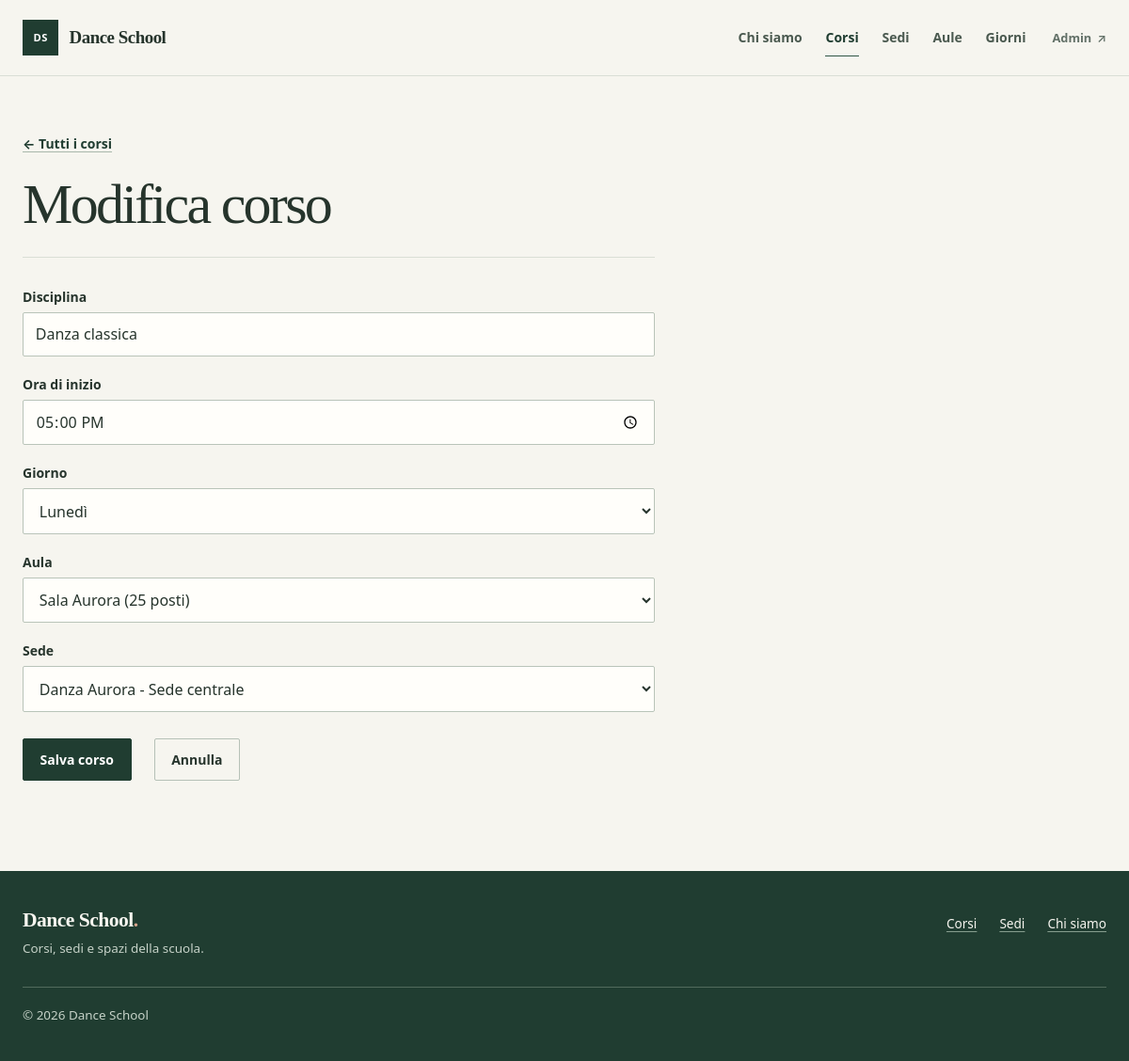
Screenshot of /school/courses/1/edit/ with the database file from the repository.
### school/models.py (models this page shows, shortened)
class Course(models.Model):
    subject = models.CharField(max_length=100)
    day_of_the_week = models.ForeignKey(
        DayOfTheWeek,
        on_delete=models.CASCADE,
        related_name="courses",
    )
    starting_hour = models.TimeField()
    classroom = models.ForeignKey(
        Classroom,
        on_delete=models.CASCADE,
        related_name="courses",
    )
    school = models.ForeignKey(
        "schoolmanagement.School",
        on_delete=models.CASCADE,
        related_name="courses",
    )

### school/views.py (the view, shortened to what this page needs)
class CourseUpdateView(generic.UpdateView):
    model = Course
    form_class = CourseForm
    template_name = "school/course_form.html"

### school/forms.py
class CourseForm(forms.ModelForm):
    def __init__(self, *args, **kwargs):
        super().__init__(*args, **kwargs)
        for field_name in ("day_of_the_week", "classroom", "school"):
            self.fields[field_name].empty_label = "Seleziona un’opzione"
    class Meta:
        model = Course
        fields = [
            "subject",
            "starting_hour",
            "day_of_the_week",
            "classroom",
            "school",
        ]
        widgets = {
            "starting_hour": forms.TimeInput(attrs={"type": "time"}, format="%H:%M"),
        }

### school/models.py (called while the page is built)
    def __str__(self):
        return self.name

    def __str__(self):
        return f"{self.name} ({self.capacity} posti)"

### schoolmanagement/models.py (called while the page is built)
    def __str__(self):
        return self.name

### school/templates/school/course_form.html (shortened to what this page needs)
{% extends "base.html" %}
{% load i18n %}
{% block content %}
    <section class="form-page">
        <header class="page-header">
            <a class="back-link" href="{% url 'course_list' %}">← Tutti i corsi</a>
            <h1>{% if object.pk %}Modifica corso{% else %}Nuovo corso{% endif %}</h1>
        </header>
        {% language "it" %}
        <form class="object-form" method="post" novalidate>
            {% for field in form.visible_fields %}
                <div class="form-field{% if field.errors %} form-field--invalid{% endif %}">
                    <label for="{{ field.id_for_label }}">
                        {% if field.name == "subject" %}Disciplina
                        {% elif field.name == "starting_hour" %}Ora di inizio
                        {% elif field.name == "day_of_the_week" %}Giorno
                        {% elif field.name == "classroom" %}Aula
                        {% elif field.name == "school" %}Sede
                        {% else %}{{ field.label }}{% endif %}
                    </label>
                    {{ field }}
                </div>
            {% endfor %}
            <div class="form-actions">
                <button class="button" type="submit">Salva corso</button>
                <a class="button button--secondary" href="{% url 'course_list' %}">Annulla</a>
            </div>
        </form>
        {% endlanguage %}
    </section>
{% endblock %}

### static/css/style.css (style rules this page uses)
:root { color-scheme: light; --paper: #f6f5ef; --surface: #fffefa; --ink: #26342c; --muted: #627067; --line: #d9ded5; --green: #315747; --green-dark: #203d31; --clay: #96543d; --error: #a13d35; font-family: system-ui, -apple-system, BlinkMacSystemFont, "Segoe UI", sans-serif; color: var(--ink); background: var(--paper); font-synthesis: none; text-rendering: optimizeLegibility; }
* { box-sizing: border-box; }
body { display: flex; min-height: 100vh; flex-direction: column; margin: 0; }
a { color: inherit; }
button, input, select, textarea { font: inherit; }
.hero-copy h1, .about-intro h1, .page-heading h1, .form-page h1 { margin: 0; font-family: Georgia, "Times New Roman", serif; font-weight: 400; letter-spacing: -0.045em; }
.hero-actions, .detail-actions, .form-actions { display: flex; flex-wrap: wrap; align-items: center; gap: 0.8rem 1.5rem; }
.button { display: inline-flex; min-height: 2.85rem; align-items: center; justify-content: center; gap: 0.7rem; padding: 0.7rem 1.1rem; border: 1px solid var(--green-dark); border-radius: 2px; background: var(--green-dark); color: #fff; cursor: pointer; font-size: 0.875rem; font-weight: 650; line-height: 1.3; text-decoration: none; }
.button--secondary { border-color: #b6c1b7; background: transparent; color: var(--ink); }
.inline-link, .back-link, .text-action { color: var(--green-dark); font-size: 0.875rem; font-weight: 650; text-decoration-color: #a8b8ab; text-underline-offset: 0.22em; }
.page-header { display: flex; flex-wrap: wrap; align-items: end; justify-content: space-between; gap: 1.5rem; margin-bottom: 2rem; padding-bottom: 1.5rem; border-bottom: 1px solid var(--line); }
.page-heading h1, .form-page h1, .about-intro h1 { font-size: clamp(2.5rem, 5vw, 4rem); line-height: 1.05; }
.detail-page, .form-page { max-width: 56rem; }
.form-page { max-width: 42rem; }
.form-page .page-header { display: block; }
.back-link { display: inline-block; margin-bottom: 1.5rem; }
.object-form { display: grid; gap: 1.25rem; }
.form-field { display: grid; gap: 0.45rem; }
.form-field label { font-size: 0.875rem; font-weight: 700; }
.object-form input, .object-form select, .object-form textarea { width: 100%; min-height: 2.9rem; padding: 0.7rem 0.8rem; border: 1px solid #b9c4b9; border-radius: 2px; background: var(--surface); color: var(--ink); }
.form-actions { margin-top: 0.5rem; }

### rows the page displays
Course: visible_fields "Danza classica" "17:00" "Lunedì" "Sala Aurora (25 posti)" "Danza Aurora - Sede centrale"
